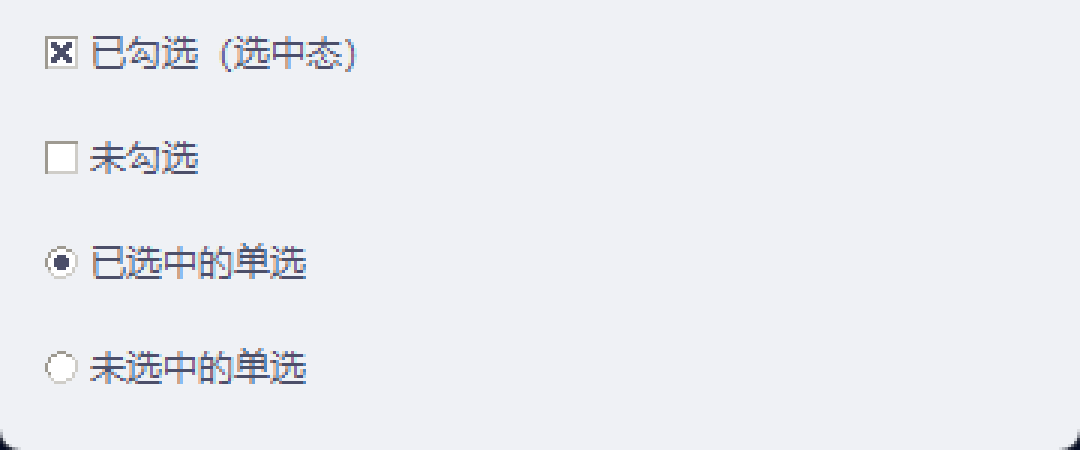

Here is the Python script that generated this plot:
"""Capture what the dialog's selection indicators actually look like.

The user reports the selected marker renders as a cross ("叉"). The dialog uses
ttk.Checkbutton / ttk.Radiobutton under the "clam" theme, so the indicator is
drawn by Tk's theme engine, not by our code -- which means the only reliable way
to know what it looks like is to render it and look.

The dialog is opened, raised, and the region around its checkboxes is grabbed to
PNG so the glyph can be inspected directly.
"""
import os
import sys
import types
from pathlib import Path
from unittest.mock import patch

ROOT = Path(r"F:\MGG\muv_luv_girlsgardenx_cl\MGGBattleSimulation")
sys.path.insert(0, str(ROOT))
os.environ["APPDATA"] = str(ROOT / "_analysis" / "_gui_check_appdata")

import importlib.util  # noqa: E402


def _stub(name, **attrs):
    if importlib.util.find_spec(name) is not None:
        return
    module = types.ModuleType(name)
    for key, value in attrs.items():
        setattr(module, key, value)
    sys.modules[name] = module


class _FakeSession:
    def __init__(self, *a, **k):
        self.headers = {}
        self.trust_env = True

    def mount(self, *a, **k):
        return None

    def get(self, *a, **k):
        raise RuntimeError("stubbed")


_stub("pywinstyles", apply_style=lambda *a, **k: None,
      change_header_color=lambda *a, **k: None,
      change_title_color=lambda *a, **k: None,
      change_border_color=lambda *a, **k: None)
_stub("requests", Session=_FakeSession, Response=type("R", (), {}),
      exceptions=types.SimpleNamespace(RequestException=Exception,
                                       Timeout=Exception, ConnectionError=Exception),
      get=lambda *a, **k: (_ for _ in ()).throw(RuntimeError("stubbed")))

import tkinter as tk  # noqa: E402
from tkinter import ttk  # noqa: E402

from gui.app import MGGBattleSimulatorGUI  # noqa: E402

with patch.object(tk.Tk, "mainloop"), \
     patch.object(MGGBattleSimulatorGUI, "_start_update_check"):
    app = MGGBattleSimulatorGUI()

try:
    app.root.deiconify()
    app.root.update()

    # What theme is in force, and what do the indicator elements expose?
    style = ttk.Style()
    print(f"  current theme : {style.theme_use()}")
    print(f"  available     : {style.theme_names()}")
    print()
    print("  Checkbutton layout :", style.layout("TCheckbutton"))
    print()
    print("  Radiobutton layout :", style.layout("TRadiobutton"))
    print()
    for opt in ("indicatorcolor", "indicatorforeground", "background",
                "foreground", "focuscolor"):
        try:
            print(f"    TCheckbutton {opt:22} = {style.lookup('TCheckbutton', opt)}")
        except tk.TclError as exc:
            print(f"    TCheckbutton {opt:22} = <error {exc}>")
    print()
    for state in ((), ("selected",), ("disabled",)):
        try:
            print(f"    TCheckbutton indicatorcolor {str(state):20} = "
                  f"{style.lookup('TCheckbutton', 'indicatorcolor', state)}")
        except tk.TclError as exc:
            print(f"    {state} -> error {exc}")

    # Build a panel with one selected and one unselected control of each kind,
    # on the app's own background, then grab it.
    probe = tk.Toplevel(app.root)
    probe.title("indicator probe")
    probe.geometry("360x150+80+80")
    scheme = app._get_scheme()
    probe.configure(bg=scheme["bg"])

    var_cb = tk.BooleanVar(value=True)
    var_rb = tk.StringVar(value="a")
    ttk.Checkbutton(probe, text="已勾选（选中态）", variable=var_cb).pack(anchor="w", padx=12, pady=6)
    var_cb2 = tk.BooleanVar(value=False)
    ttk.Checkbutton(probe, text="未勾选", variable=var_cb2).pack(anchor="w", padx=12, pady=6)
    ttk.Radiobutton(probe, text="已选中的单选", variable=var_rb, value="a").pack(anchor="w", padx=12, pady=6)
    ttk.Radiobutton(probe, text="未选中的单选", variable=var_rb, value="b").pack(anchor="w", padx=12, pady=6)

    probe.update_idletasks()
    probe.update()
    probe.lift()
    probe.attributes("-topmost", True)
    probe.update()
    import time
    time.sleep(0.6)
    probe.update()

    # Grab the whole probe window.
    try:
        from PIL import ImageGrab
        x = probe.winfo_rootx()
        y = probe.winfo_rooty()
        w = probe.winfo_width()
        h = probe.winfo_height()
        print()
        print(f"  grabbing probe at {x},{y} size {w}x{h}")
        img = ImageGrab.grab(bbox=(x, y, x + w, y + h))
        out = ROOT / "_analysis" / "indicator_probe.png"
        # Scale up so the glyph is legible.
        img = img.resize((img.width * 3, img.height * 3), 0)
        img.save(out)
        print(f"  saved: {out}  ({img.width}x{img.height})")
    except Exception as exc:
        print(f"  grab failed: {type(exc).__name__}: {exc}")

    probe.destroy()

finally:
    try:
        app.update_daemon.stop()
    except Exception:
        pass
    app.root.destroy()
